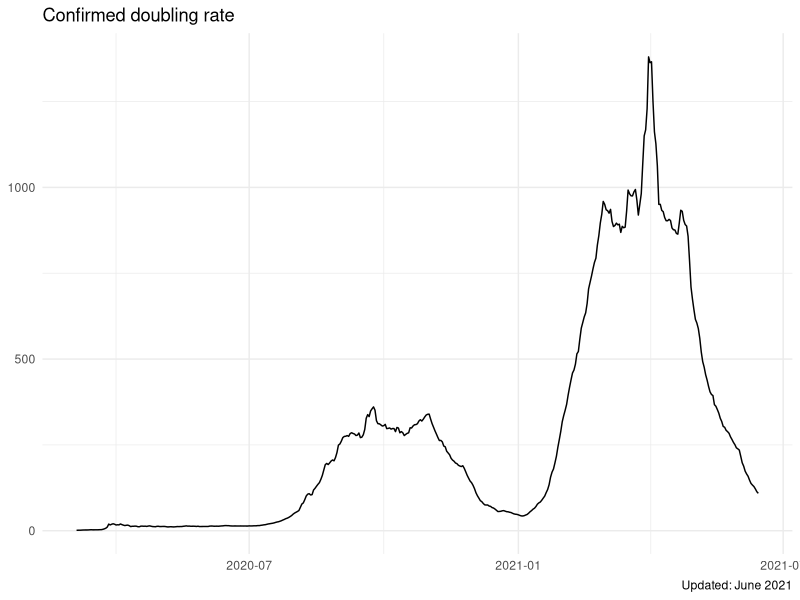

Here is the R script that generated this plot:
## ---- chunk 1
library(tidyverse)
library(lubridate) # dates
library(ggplot2)
## ---- chunk 2
provincial_total_confirmed <- read.csv("data/covid19za_provincial_cumulative_timeline_confirmed.csv")
head(provincial_total_confirmed)
## ---- chunk 3
7*(log(2)/log(5/1))
## ---- chunk 4
# calculate 7-day doubling rate
calculate_doubling_rate <- function(num_days, q1, q2) {
  doubling_rate <- num_days*(log(2)/(log(q2/q1)))
  return(doubling_rate)
}
## ---- chunk 5
  # Get total confirmed cases per date
  confirmed <- provincial_total_confirmed %>% 
  select(date, total) %>% 
  mutate(date = dmy(date)) 
  head(confirmed)
  
  # create subset of confirmed to apply doubling rate function to
  num_days <- 7
  confirmed_after_num_days <- confirmed %>% tail(-num_days)
  
  # add num_days 0s at end
  date <- rep(c(Sys.Date()),num_days)
  total <- rep(c(0),num_days)
  data_temp<- data.frame(date, total)
  data_temp <- as.data.frame(data_temp)
  confirmed_after_num_days <- rbind(confirmed_after_num_days, data_temp, make.row.names=FALSE)
  tail(confirmed_after_num_days)
  
  # confirmed$doubling_rate <- with(confirmed, calculate_doubling_rate(num_days, confirmed$total, confirmed_after_num_days$total))
  # confirmed  <- confirmed %>% head(-num_days)
  # head(confirmed)
## ---- chunk 6
  confirmed$doubling_rate <- with(confirmed, calculate_doubling_rate(num_days, confirmed$total, confirmed_after_num_days$total))
  confirmed  <- confirmed %>% head(-num_days)
  head(confirmed)
## ---- chunk 7
ggplot(confirmed, aes(date, doubling_rate)) + 
  geom_line() +
  labs(title= "Confirmed doubling rate",
       caption = "Updated: June 2021",
       x = NULL,
       y = NULL) +
  theme_minimal()
